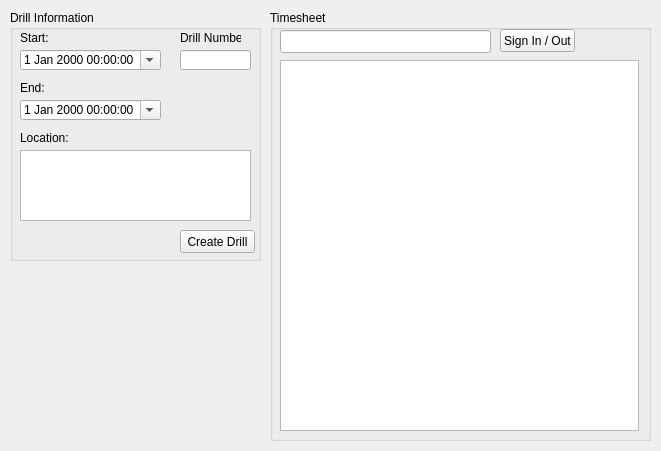
<?xml version="1.0" encoding="UTF-8"?>
<ui version="4.0">
 <class>wndActiveDrill</class>
 <widget class="QMainWindow" name="wndActiveDrill">
  <property name="geometry">
   <rect>
    <x>0</x>
    <y>0</y>
    <width>661</width>
    <height>451</height>
   </rect>
  </property>
  <property name="minimumSize">
   <size>
    <width>661</width>
    <height>451</height>
   </size>
  </property>
  <property name="maximumSize">
   <size>
    <width>661</width>
    <height>451</height>
   </size>
  </property>
  <property name="windowTitle">
   <string>Active Drill</string>
  </property>
  <property name="windowIcon">
   <iconset resource="icons.qrc">
    <normaloff>:/icons/Badge_Base.png</normaloff>:/icons/Badge_Base.png</iconset>
  </property>
  <widget class="QWidget" name="centralwidget">
   <widget class="QGroupBox" name="groupBox_2">
    <property name="geometry">
     <rect>
      <x>270</x>
      <y>10</y>
      <width>381</width>
      <height>431</height>
     </rect>
    </property>
    <property name="title">
     <string>Timesheet</string>
    </property>
    <widget class="QLineEdit" name="txtIDScan">
     <property name="enabled">
      <bool>true</bool>
     </property>
     <property name="geometry">
      <rect>
       <x>10</x>
       <y>20</y>
       <width>211</width>
       <height>23</height>
      </rect>
     </property>
    </widget>
    <widget class="QPushButton" name="btnSignIn">
     <property name="enabled">
      <bool>true</bool>
     </property>
     <property name="geometry">
      <rect>
       <x>230</x>
       <y>19</y>
       <width>75</width>
       <height>23</height>
      </rect>
     </property>
     <property name="text">
      <string>Sign In / Out</string>
     </property>
    </widget>
    <widget class="QTableWidget" name="tblTimesheet">
     <property name="enabled">
      <bool>true</bool>
     </property>
     <property name="geometry">
      <rect>
       <x>10</x>
       <y>50</y>
       <width>359</width>
       <height>371</height>
      </rect>
     </property>
     <property name="frameShadow">
      <enum>QFrame::Sunken</enum>
     </property>
     <property name="horizontalScrollBarPolicy">
      <enum>Qt::ScrollBarAlwaysOff</enum>
     </property>
     <property name="showGrid">
      <bool>true</bool>
     </property>
     <property name="gridStyle">
      <enum>Qt::SolidLine</enum>
     </property>
     <property name="cornerButtonEnabled">
      <bool>false</bool>
     </property>
     <property name="rowCount">
      <number>0</number>
     </property>
     <property name="columnCount">
      <number>3</number>
     </property>
     <attribute name="horizontalHeaderVisible">
      <bool>false</bool>
     </attribute>
     <attribute name="horizontalHeaderCascadingSectionResizes">
      <bool>false</bool>
     </attribute>
     <attribute name="horizontalHeaderDefaultSectionSize">
      <number>119</number>
     </attribute>
     <attribute name="horizontalHeaderHighlightSections">
      <bool>true</bool>
     </attribute>
     <attribute name="horizontalHeaderMinimumSectionSize">
      <number>80</number>
     </attribute>
     <attribute name="verticalHeaderVisible">
      <bool>false</bool>
     </attribute>
     <attribute name="verticalHeaderDefaultSectionSize">
      <number>20</number>
     </attribute>
     <attribute name="verticalHeaderMinimumSectionSize">
      <number>20</number>
     </attribute>
     <column>
      <property name="text">
       <string>Name (ID)</string>
      </property>
     </column>
     <column>
      <property name="text">
       <string>Time In</string>
      </property>
     </column>
     <column>
      <property name="text">
       <string>Time Out</string>
      </property>
     </column>
    </widget>
   </widget>
   <widget class="QGroupBox" name="groupBox">
    <property name="geometry">
     <rect>
      <x>10</x>
      <y>10</y>
      <width>251</width>
      <height>251</height>
     </rect>
    </property>
    <property name="title">
     <string>Drill Information</string>
    </property>
    <widget class="QLabel" name="label">
     <property name="geometry">
      <rect>
       <x>10</x>
       <y>20</y>
       <width>41</width>
       <height>16</height>
      </rect>
     </property>
     <property name="text">
      <string>Start:</string>
     </property>
    </widget>
    <widget class="QLabel" name="label_2">
     <property name="geometry">
      <rect>
       <x>10</x>
       <y>70</y>
       <width>41</width>
       <height>16</height>
      </rect>
     </property>
     <property name="text">
      <string>End:</string>
     </property>
    </widget>
    <widget class="QDateTimeEdit" name="dateDrillStart">
     <property name="geometry">
      <rect>
       <x>10</x>
       <y>40</y>
       <width>141</width>
       <height>20</height>
      </rect>
     </property>
     <property name="calendarPopup">
      <bool>true</bool>
     </property>
    </widget>
    <widget class="QDateTimeEdit" name="dateDrillEnd">
     <property name="geometry">
      <rect>
       <x>10</x>
       <y>90</y>
       <width>141</width>
       <height>20</height>
      </rect>
     </property>
     <property name="calendarPopup">
      <bool>true</bool>
     </property>
    </widget>
    <widget class="QLabel" name="label_3">
     <property name="geometry">
      <rect>
       <x>170</x>
       <y>20</y>
       <width>61</width>
       <height>16</height>
      </rect>
     </property>
     <property name="text">
      <string>Drill Number:</string>
     </property>
    </widget>
    <widget class="QLineEdit" name="txtDrillNum">
     <property name="geometry">
      <rect>
       <x>170</x>
       <y>40</y>
       <width>71</width>
       <height>20</height>
      </rect>
     </property>
    </widget>
    <widget class="QLabel" name="label_4">
     <property name="geometry">
      <rect>
       <x>10</x>
       <y>120</y>
       <width>61</width>
       <height>16</height>
      </rect>
     </property>
     <property name="text">
      <string>Location:</string>
     </property>
    </widget>
    <widget class="QTextEdit" name="textEdit">
     <property name="geometry">
      <rect>
       <x>10</x>
       <y>140</y>
       <width>231</width>
       <height>71</height>
      </rect>
     </property>
    </widget>
    <widget class="QPushButton" name="btnSaveDrill">
     <property name="geometry">
      <rect>
       <x>170</x>
       <y>220</y>
       <width>75</width>
       <height>23</height>
      </rect>
     </property>
     <property name="text">
      <string>Create Drill</string>
     </property>
    </widget>
   </widget>
  </widget>
 </widget>
 <resources>
  <include location="icons.qrc"/>
 </resources>
 <connections>
  <connection>
   <sender>txtIDScan</sender>
   <signal>returnPressed()</signal>
   <receiver>wndActiveDrill</receiver>
   <slot>txtSignIn_textEdited()</slot>
   <hints>
    <hint type="sourcelabel">
     <x>302</x>
     <y>42</y>
    </hint>
    <hint type="destinationlabel">
     <x>218</x>
     <y>291</y>
    </hint>
   </hints>
  </connection>
 </connections>
 <slots>
  <slot>txtSignIn_textEdited()</slot>
 </slots>
</ui>
